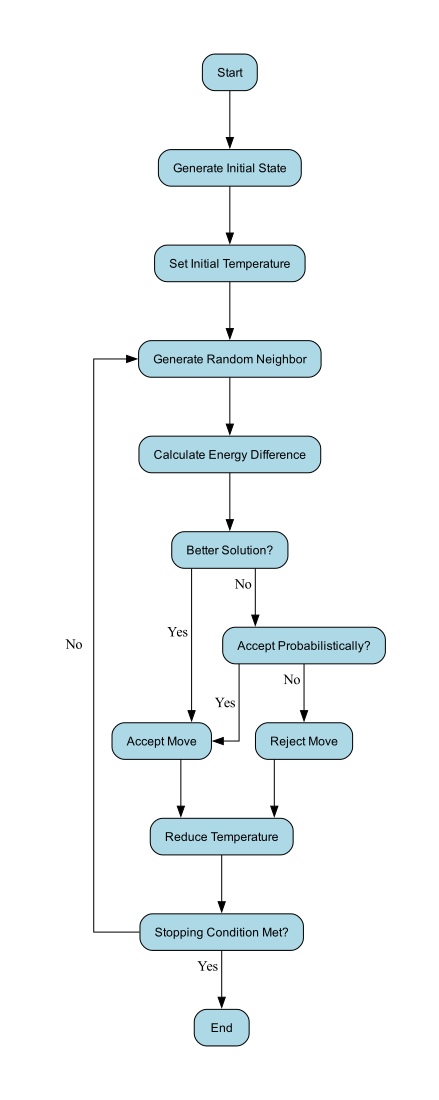

Reproduce this figure in Python.
from graphviz import Digraph

dot = Digraph('Simulated_Annealing_Workflow', format='pdf')

dot.attr(rankdir='TB')
dot.attr(splines='ortho')
dot.attr(nodesep='0.6')
dot.attr(ranksep='0.8')
dot.attr(size='8,10')

dot.attr(
    'node',
    shape='rectangle',
    style='rounded,filled',
    fillcolor='lightblue',
    color='black',
    fontsize='12',
    fontname='Helvetica',
    margin='0.2,0.1'
)

dot.node('A', 'Start')

dot.node('B', 'Generate Initial State')

dot.node('C', 'Set Initial Temperature')

dot.node('D', 'Generate Random Neighbor')

dot.node('E', 'Calculate Energy Difference')

dot.node('F', 'Better Solution?')

dot.node('G', 'Accept Move')

dot.node('H', 'Accept Probabilistically?')

dot.node('I', 'Reject Move')

dot.node('J', 'Reduce Temperature')

dot.node('K', 'Stopping Condition Met?')

dot.node('L', 'End')

dot.edge('A', 'B')

dot.edge('B', 'C')

dot.edge('C', 'D')

dot.edge('D', 'E')

dot.edge('E', 'F')

dot.edge('F', 'G', xlabel=' Yes ')

dot.edge('F', 'H', xlabel=' No ')

dot.edge('H', 'G', xlabel=' Yes ')

dot.edge('H', 'I', xlabel=' No ')

dot.edge('G', 'J')

dot.edge('I', 'J')

dot.edge('J', 'K')

dot.edge('K', 'L', xlabel=' Yes ')

dot.edge(
    'K',
    'D',
    xlabel='   No   ',
    minlen='3',
    constraint='false'
)

dot.render('simulated_annealing_workflow', view=True)

print("Simulated Annealing workflow generated successfully!")
